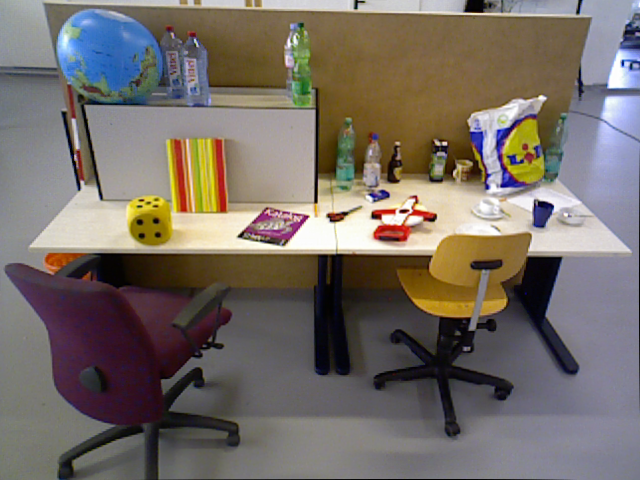
%> input picture ENGN2560/lab02_zhuo/data/Problem2/1.png, 640 x 480 px
$ octave P2_main.m   (GNU Octave 9; MATLAB toolbox functions it lacks are replaced by stand-ins)
%> lines starting %> are read from the running program, lines starting %| are printed output that depends on the picture
% > ------------------------------------------------------------------------
% > ENGN2560: Computer Vision
% >    Lab02: Feature Correspondences, Camera Relative Pose, and RANSAC
% > Problem2: Feature Correspondences and Rank-Ordered List
% > ------------------------------------------------------------------------
clc; clear all; close all;

% > Read an image pair
Img1 = imread('data/Problem2/1.png');
%> Img1 is the input picture: size 480x640x3 uint8; mean R, G, B 117.9, 109.4, 102.6
Img2 = imread('data/Problem2/2.png');
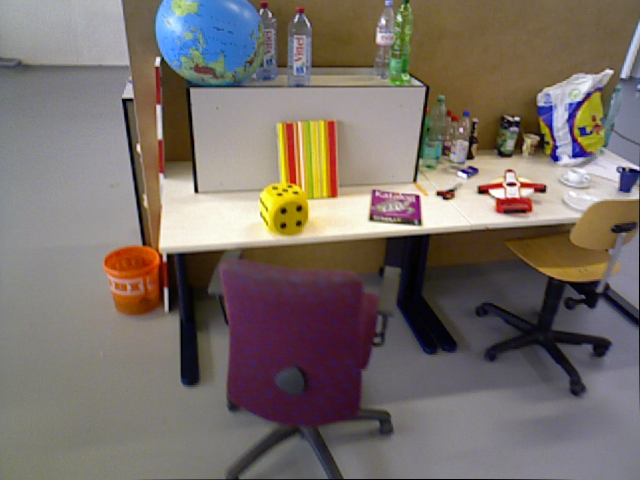
%> input picture ENGN2560/lab02_zhuo/data/Problem2/2.png, 640 x 480 px
%> Img2 is the input picture: size 480x640x3 uint8; mean R, G, B 120.7, 110.8, 104.6

% > =====================================================
% > TODO: Use VLFeat to find feature correspondences and
%        construct a rank-ordered list
% > =====================================================

if size(Img1, 3) == 3
    Img1 = rgb2gray(Img1);
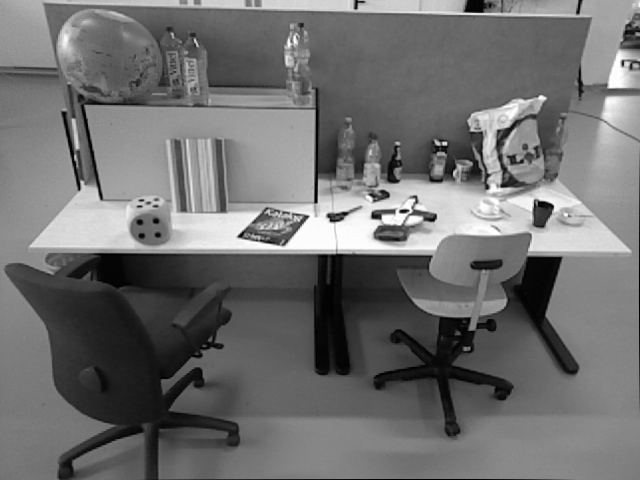
%> Img1: size 480x640 uint8; min 0, max 254, mean 111.2
end

if size(Img2, 3) == 3
    Img2 = rgb2gray(Img2);
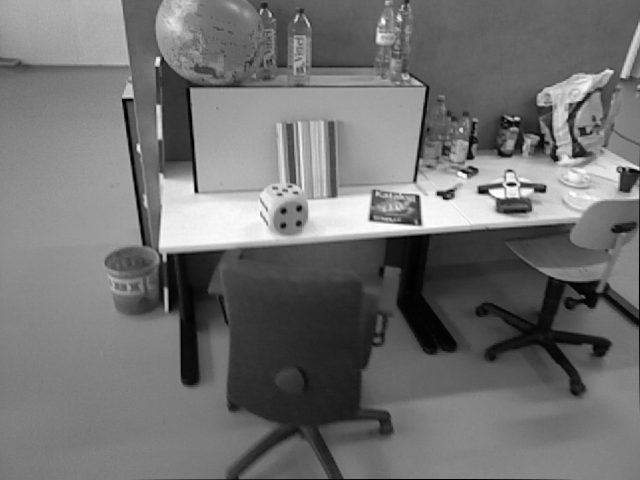
%> Img2: size 480x640 uint8; min 0, max 254, mean 113.1
end

%> (the run ends here)
